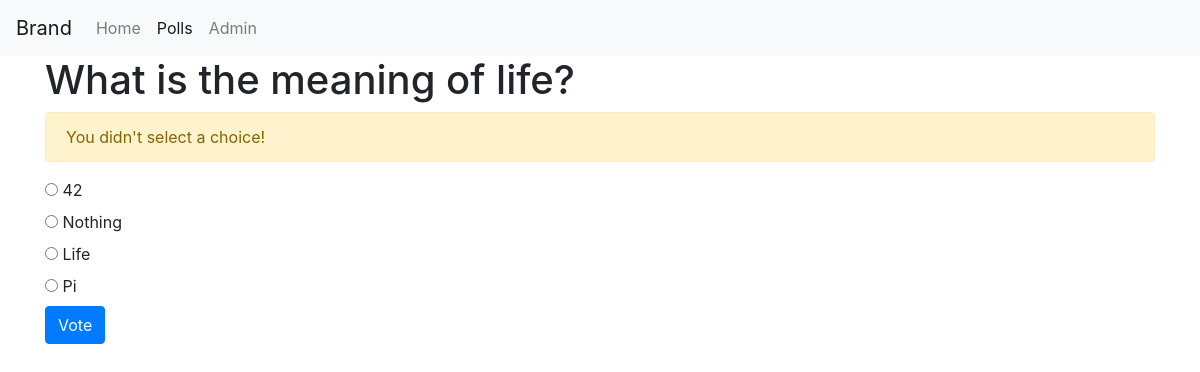
Screenshot of /3/vote/ with the database file from the repository.
### polls/models.py (models this page shows, shortened)
class Question(Model):
    question_text = CharField(max_length=200)
    pub_date = DateTimeField("publishing date")
    def was_published_recently(self):
        now = timezone.now()
        a_day_ago = now - timedelta(days=1)
        return a_day_ago <= self.pub_date <= now
    was_published_recently.short_description = "Published recently?"
    was_published_recently.admin_order_field = "pub_date"
    was_published_recently.boolean = True

class Choice(Model):
    question = ForeignKey(Question, on_delete=CASCADE)
    choice_text = CharField(max_length=200)
    votes = IntegerField(default=0)

### polls/views.py (the view)
def vote(request, question_id):
    question = get_object_or_404(Question, pk=question_id)
    try:
        selected_choice = question.choice_set.get(pk=request.POST["choice"])
    except (KeyError, Choice.DoesNotExist):
        return render(request, "polls/detail.html", {
            "question": question,
            "error_message": "You didn't select a choice!",
        })
    else:
        selected_choice.votes = F("votes") + 1
        selected_choice.save()
        return HttpResponseRedirect(reverse("polls:results",
                                            args=(question_id,)))

### polls/templates/polls/detail.html (shortened to what this page needs)
{% extends "polls/base.html" %}
{% block content %}
<h1>{{ question.question_text }}</h1>
{% if error_message %}
<div class="alert alert-warning" role="alert">{{ error_message }}</div>
{% endif %}
<form action="{% url 'polls:vote' question.id %}" method="post">
    {% for choice in question.choice_set.all %}
    <input type="radio" name="choice" id="choice{{ forloop.counter }}" value="{{ choice.id }}" />
    <label for="choice{{ forloop.counter }}">{{ choice.choice_text }}</label><br />
    {% endfor %}
    <button type="submit" class="btn btn-primary">Vote</button>
</form>
{% endblock content %}

### rows the page displays
Question: question_text "What is the meaning of life?"
Choice: choice_text "42"
Choice: choice_text "Nothing"
Choice: choice_text "Life"
Choice: choice_text "Pi"

### other values shown
{{ error_message }} "You didn't select a choice!"
